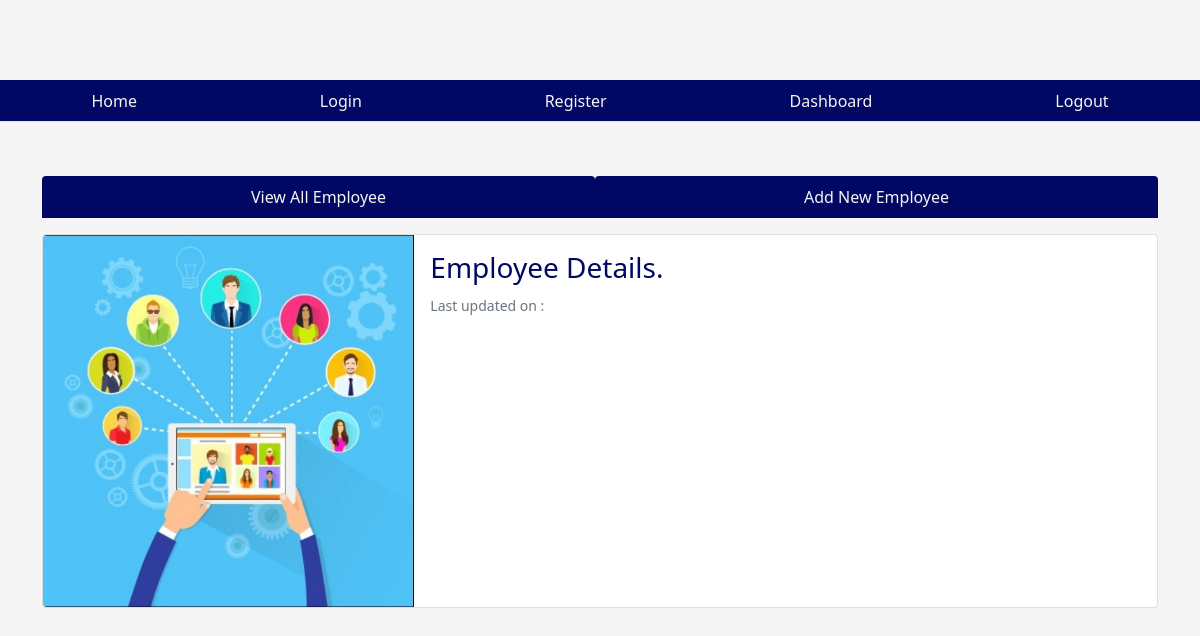
/singleemployee/2, run on an earlier commit of the app's database.
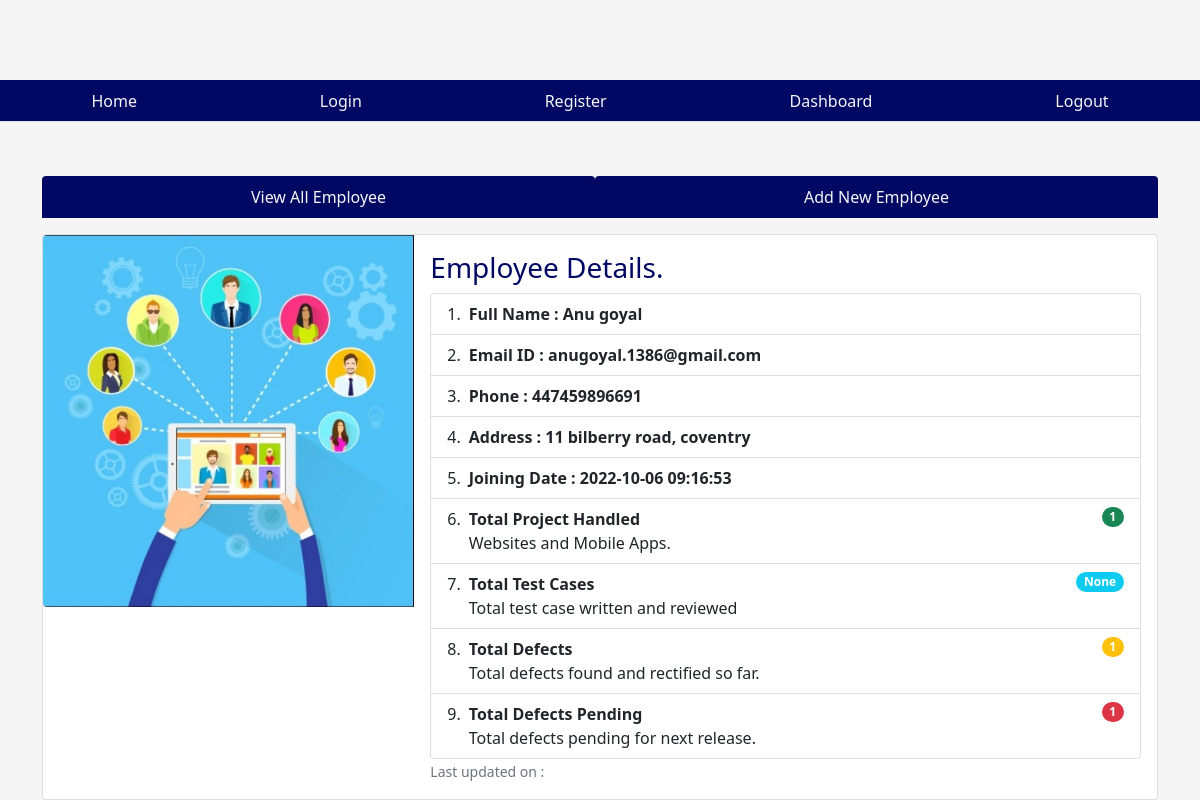
And on a later commit of the database.
### tables this page shows
CREATE TABLE emp(empid INTEGER PRIMARY KEY AUTOINCREMENT, name VARCHAR(30) NOT NULL, email VARCHAR(30), phone INTEGER, address VARCHAR(30), joining_date timestamp DEFAULT CURRENT_TIMESTAMP, total_projects INTEGER DEFAULT 1, total_test_case INTEGER , total_defects_found INTEGER DEFAULT 1, total_defects_pending INTEGER DEFAULT 1);

### app.py (the view)
@app.route('/singleemployee/<int:empid>')
def singleemployee(empid):
    user = get_current_user()
    db = get_database()
    emp_cur = db.execute('select * from emp where empid = ?', [empid])
    single_emp = emp_cur.fetchone()
    return render_template('singleemployee.html', user = user, single_emp = single_emp)

### app.py (called while the page is built)
@app.teardown_appcontext
def close_database(error):
    if hasattr(g, 'crudapplication_db'):
        g.crudapplication_db.close()

def get_current_user():
    user = None
    if 'user' in session:
        user = session['user']
        db = get_database()
        user_cur = db.execute('select * from users where name = ?', [user])
        user = user_cur.fetchone()
    return user

### database.py (called while the page is built)
def connect_to_database():
    sql = sqlite3.connect('C:/Users/sanje/OneDrive/Desktop/SFIA_project/SFIA_project.db')
    sql.row_factory = sqlite3.Row
    return sql

def get_database():
    if not hasattr(g, 'SFIA_project_db'):
        g.SFIA_project_db = connect_to_database()
    return g.SFIA_project_db

### templates/singleemployee.html (shortened to what this page needs)
{% from "showlinks.html" import show_links, showsocialmedialinks %}
<!DOCTYPE html>
<html lang="en">
<head>
    <link href="https://cdn.jsdelivr.net/npm/bootstrap@5.1.3/dist/css/bootstrap.min.css" rel="stylesheet">
    <link rel="stylesheet" href="{{ url_for('static', filename ='singleemp.css')}}" type = "text/css">
</head>
<body>
      <div class="parent">
        <div class="child child1">
        </div>
        <div class="child child2">
          {{ showsocialmedialinks() }}
        </div>
        <div class="child child3">
          {{ show_links() }}
      </div>
        <div class="child child4">
      </div>
      <div class="child child5" style="color:rgb(0, 8, 100);">
      </div>
        <div class="child child6 container">
            <ul class="nav nav-tabs nav-fill mb-3">
                <li class="nav-item">
                  <a class="nav-link" style=" background-color:rgb(0, 8, 100); color:whitesmoke;"  href="{{ url_for('dashboard')}}">View All Employee</a>
                </li>
                <li class="nav-item">
                  <a class="nav-link" style=" background-color:rgb(0, 8, 100); color:whitesmoke;"
                  href="{{url_for('addnewemployee')}}">Add New Employee</a>
                </li>
              </ul>
            <div class="centercontent">
                <div class="card">
                    <div class="row g-0">
                      <div class="col-md-4">
                        <img src="{{ url_for('static', filename='project.jpg')}}" class="img-fluid rounded-start" alt="employee image">
                      </div>
                      <div class="col-md-8">
                        <div class="card-body">
                          <h3 class="card-title">Employee Details.</h3>
                          {% if single_emp %}
                          <ul class="list-group list-group-numbered">
                            <li class="list-group-item d-flex justify-content-between align-items-start">
                              <div class="ms-2 me-auto">
                                <div class="fw-bold">Full Name : {{single_emp['name']}}</div>
                              </div>
                            <li class="list-group-item d-flex justify-content-between align-items-start">
                              <div class="ms-2 me-auto">
                                <div class="fw-bold">Email ID : {{single_emp['email']}}</div>
                                </div>
                            <li class="list-group-item d-flex justify-content-between align-items-start">
                              <div class="ms-2 me-auto">
                                <div class="fw-bold">Phone : {{single_emp['phone']}}</div>
                                </div>
                              <li class="list-group-item d-flex justify-content-between align-items-start">
                                <div class="ms-2 me-auto">
                                  <div class="fw-bold">Address : {{single_emp['address']}}</div>
                                    </div>
                              </li>
                              <li class="list-group-item d-flex justify-content-between align-items-start">
                                <div class="ms-2 me-auto">
                                  <div class="fw-bold">Joining Date : {{single_emp['joining_date']}}</div>
                                </div>
                              </li>
                              <li class="list-group-item d-flex justify-content-between align-items-start">
                                <div class="ms-2 me-auto">
                                  <div class="fw-bold">Total Project Handled</div>
                                  Websites and Mobile Apps.
                                </div>
                                <span class="badge bg-success rounded-pill">{{single_emp['total_projects']}}</span>
                              </li>
                              <li class="list-group-item d-flex justify-content-between align-items-start">
                                <div class="ms-2 me-auto">
                                  <div class="fw-bold">Total Test Cases</div>
                                  Total test case written and reviewed
                                </div>
                                <span class="badge bg-info rounded-pill">{{single_emp['total_test_case']}}</span>
                              </li>
                              <li class="list-group-item d-flex justify-content-between align-items-start">
                                <div class="ms-2 me-auto">
                                  <div class="fw-bold">Total Defects</div>
                                  Total defects found and rectified so far.
                                </div>
                                <span class="badge bg-warning rounded-pill">{{single_emp['total_defects_found']}}</span>
                              </li>
                              <li class="list-group-item d-flex justify-content-between align-items-start">
                                <div class="ms-2 me-auto">
                                  <div class="fw-bold">Total Defects Pending</div>
                                  Total defects pending for next release.
                                </div>
                                <span class="badge bg-danger rounded-pill">{{single_emp['total_defects_pending']}}</span>
                              </li>
                          </ul>
                          {% endif %}
                          <p class="card-text"><small class="text-muted">Last updated on : </small></p>
                        </div>
                      </div>
                    </div>
                  </div>
            </div>
        </div>
      </div>
</body>
</html>

### templates/showlinks.html
{% macro  show_links()  %}
<ul class="nav nav-tabs nav-fill" style="background-color:rgb(0, 8, 100);">
    <li class="nav-item">
      <a class="nav-link" style="color:whitesmoke;" href="{{url_for('index')}}">Home</a>
    </li>
    <li class="nav-item">
      <a class="nav-link" style="color:whitesmoke;" href="{{url_for('login')}}">Login</a>
    </li>
    <li class="nav-item">
      <a class="nav-link" style="color:whitesmoke;" href="{{url_for('register')}}">Register</a>
    </li>
    <li class="nav-item">
        <a class="nav-link" style="color:whitesmoke;" href="{{url_for('dashboard')}}">Dashboard</a>
      </li>
    <li class="nav-item">
      <a class="nav-link"   style="color:whitesmoke;" href="{{url_for('index')}}">Logout</a>
    </li>
  </ul>
  {% endmacro %}
  {% macro showsocialmedialinks() %}
  <ul class="nav justify-content-center">
    <li class="nav-item">
      <a class="nav-link"  style="color:rgb(0, 8, 100);"  href="#"> </a>
    </li>
    <li class="nav-item">
      <a class="nav-link"  style="color:rgb(0, 8, 100);" href="#"> </a>
    </li>
    <li class="nav-item">
      <a class="nav-link"  style="color:rgb(0, 8, 100);" href="#"> </a>
    </li>
    <li class="nav-item">
      <a class="nav-link"  style="color:rgb(0, 8, 100);" href="#"> </a>
    </li>
  </ul>
  {% endmacro %}

### static/singleemp.css (style rules this page uses)
html, body { height: 100%; background-color:whitesmoke; color:rgb(0, 8, 100); }
.parent { height: 100%; display: grid; grid-template-columns: repeat(4, 1fr); grid-template-rows: 10% 5% 7% auto 7%; }
.child { margin-bottom: 10px; }
.child1 { grid-column: 1/2; grid-row: 1/2; }
.child2 { grid-column: 3/-1; grid-row: 1/2; }
.child3 { grid-column: 1/-1; grid-row: 2/3; }
.child4 { grid-column: 1/2; grid-row: 3/4; }
.child5 { grid-column: 4/5; grid-row: 3/4; text-align:center; }
.child6 { grid-column: 1/-1; grid-row: 4/5; }

What changed in the data, as far as the page shows it:
added emp: name "Anu goyal", email "anugoyal.1386@gmail.com", phone "447459896691", address "11 bilberry road, coventry", joining_date "2022-10-06 09:16:53", total_projects "1", total_defects_found "1", total_defects_pending "1"
Also different on the page:
{{ single_emp['total_test_case'] }}: (not shown) → "None"
text now shown: "Full Name : Email ID : Phone : Address : Joining Date : Total Project Handled Websites and Mobile Apps. Total Test Cases Total test case written and reviewed Total Defects Total defects found and rectified so far. Total Defects Pending Total defects pending for next release."
